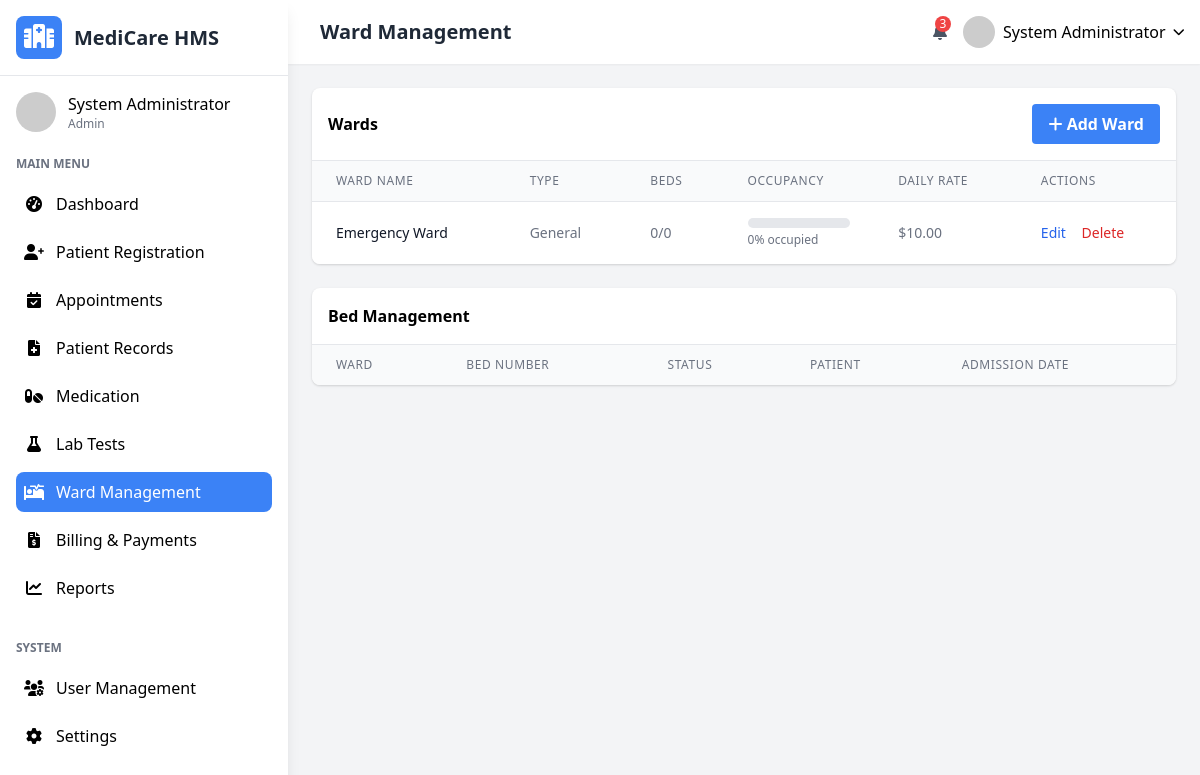
Screenshot of /wards.php (signed in) with the database file from the repository.
### tables this page shows
CREATE TABLE `users` (
  `user_id` int(11) NOT NULL,
  `username` varchar(50) NOT NULL,
  `password_hash` varchar(255) NOT NULL,
  `email` varchar(100) NOT NULL,
  `first_name` varchar(50) NOT NULL,
  `last_name` varchar(50) NOT NULL,
  `role` enum('admin','doctor','nurse','receptionist','lab_technician','pharmacist') NOT NULL,
  `specialization` varchar(100) DEFAULT NULL,
  `phone` varchar(20) DEFAULT NULL,
  `address` text DEFAULT NULL,
  `hire_date` date DEFAULT NULL,
  `status` enum('active','inactive','on_leave') DEFAULT 'active',
  `created_at` timestamp NOT NULL DEFAULT current_timestamp(),
  `updated_at` timestamp NOT NULL DEFAULT current_timestamp() ON UPDATE current_timestamp()
);

CREATE TABLE `wards` (
  `ward_id` int(11) NOT NULL,
  `ward_name` varchar(50) NOT NULL,
  `ward_type` enum('general','icu','maternity','pediatric','surgical') NOT NULL,
  `capacity` int(11) NOT NULL,
  `current_occupancy` int(11) DEFAULT 0,
  `charge_per_day` decimal(10,2) NOT NULL
);

### wards.php (the view, shortened to what the rows shown need)
<?php
$page_title = "Ward Management";
require_once 'includes/header.php';
$settings = [];
$default_settings = [
    'hospital_name' => 'MediCare Hospital',
    'hospital_address' => '123 Medical Drive, Lusaka, Zambia',
    'hospital_phone' => '+260 211 123456',
    'hospital_email' => 'info@medicare.com',
    'currency_symbol' => '$',
    'date_format' => 'Y-m-d',
    'time_format' => 'H:i',
    'records_per_page' => '10',
    'enable_sms_notifications' => '1',
    'enable_email_notifications' => '1'
];
$settings = array_merge($default_settings, $settings);
function format_currency($amount, $symbol) {
    return $symbol . number_format($amount, 2);
}
$editing = false;
$ward = null;
?>
<?php if ($editing): ?>
<div class="bg-white rounded-lg shadow p-6 mb-6">
    <h3 class="font-semibold text-lg mb-4"><?php echo isset($_GET['edit']) ? 'Edit Ward' : 'Add New Ward'; ?></h3>
    <form method="POST" action="">
        <div class="grid grid-cols-1 md:grid-cols-2 gap-4">
            <div>
                <label class="block text-gray-700 text-sm font-bold mb-2" for="ward_name">Ward Name</label>
                <input class="shadow appearance-none border rounded w-full py-2 px-3 text-gray-700 leading-tight focus:outline-none focus:shadow-outline"
                    id="ward_name" name="ward_name" type="text" placeholder="Ward name"
                    value="<?php echo htmlspecialchars($ward['ward_name'] ?? ''); ?>" required>
            </div>
            <div>
                <label class="block text-gray-700 text-sm font-bold mb-2" for="ward_type">Ward Type</label>
                <select class="shadow appearance-none border rounded w-full py-2 px-3 text-gray-700 leading-tight focus:outline-none focus:shadow-outline"
                    id="ward_type" name="ward_type" required>
                    <option value="general" <?php echo (isset($ward['ward_type']) && $ward['ward_type'] == 'general') ? 'selected' : ''; ?>>General</option>
                    <option value="icu" <?php echo (isset($ward['ward_type']) && $ward['ward_type'] == 'icu') ? 'selected' : ''; ?>>ICU</option>
                    <option value="maternity" <?php echo (isset($ward['ward_type']) && $ward['ward_type'] == 'maternity') ? 'selected' : ''; ?>>Maternity</option>
                    <option value="pediatric" <?php echo (isset($ward['ward_type']) && $ward['ward_type'] == 'pediatric') ? 'selected' : ''; ?>>Pediatric</option>
                    <option value="surgical" <?php echo (isset($ward['ward_type']) && $ward['ward_type'] == 'surgical') ? 'selected' : ''; ?>>Surgical</option>
                </select>
            </div>
            <div>
                <label class="block text-gray-700 text-sm font-bold mb-2" for="capacity">Capacity</label>
                <input class="shadow appearance-none border rounded w-full py-2 px-3 text-gray-700 leading-tight focus:outline-none focus:shadow-outline"
                    id="capacity" name="capacity" type="number" min="1" placeholder="Number of beds"
                    value="<?php echo htmlspecialchars($ward['capacity'] ?? 10); ?>" required>
            </div>
            <div>
                <label class="block text-gray-700 text-sm font-bold mb-2" for="charge_per_day">Charge per Day</label>
                <input class="shadow appearance-none border rounded w-full py-2 px-3 text-gray-700 leading-tight focus:outline-none focus:shadow-outline"
                    id="charge_per_day" name="charge_per_day" type="number" step="0.01" min="0" placeholder="0.00"
                    value="<?php echo htmlspecialchars($ward['charge_per_day'] ?? ''); ?>" required>
            </div>
        </div>
        <div class="mt-6 flex justify-end space-x-4">
            <a href="wards.php" class="bg-gray-500 hover:bg-gray-600 text-white font-bold py-2 px-4 rounded focus:outline-none focus:shadow-outline">
                Cancel
            </a>
            <?php if (isset($_GET['edit'])): ?>
                <input type="hidden" name="ward_id" value="<?php echo $ward['ward_id']; ?>">
                <button type="submit" name="update_ward" class="bg-blue-500 hover:bg-blue-600 text-white font-bold py-2 px-4 rounded focus:outline-none focus:shadow-outline">
                    Update Ward
                </button>
            <?php else: ?>
                <button type="submit" name="add_ward" class="bg-blue-500 hover:bg-blue-600 text-white font-bold py-2 px-4 rounded focus:outline-none focus:shadow-outline">
                    Add Ward
                </button>
            <?php endif; ?>
        </div>
    </form>
</div>
<?php else: ?>
<div class="bg-white rounded-lg shadow overflow-hidden">
    <div class="overflow-x-auto">
        <table class="min-w-full divide-y divide-gray-200">
            <thead class="bg-gray-50">
                <tr>
                    <th class="px-6 py-3 text-left text-xs font-medium text-gray-500 uppercase tracking-wider">Ward Name</th>
                    <th class="px-6 py-3 text-left text-xs font-medium text-gray-500 uppercase tracking-wider">Type</th>
                    <th class="px-6 py-3 text-left text-xs font-medium text-gray-500 uppercase tracking-wider">Beds</th>
                    <th class="px-6 py-3 text-left text-xs font-medium text-gray-500 uppercase tracking-wider">Occupancy</th>
                    <th class="px-6 py-3 text-left text-xs font-medium text-gray-500 uppercase tracking-wider">Daily Rate</th>
                    <th class="px-6 py-3 text-left text-xs font-medium text-gray-500 uppercase tracking-wider">Actions</th>
                </tr>
            </thead>
            <tbody class="bg-white divide-y divide-gray-200">
                <?php
                $wards = $conn->query("
                    SELECT w.*,
                           COUNT(b.bed_id) as total_beds,
                           SUM(CASE WHEN b.status = 'occupied' THEN 1 ELSE 0 END) as occupied_beds
                    FROM wards w
                    LEFT JOIN beds b ON w.ward_id = b.ward_id
                    GROUP BY w.ward_id
                    ORDER BY w.ward_name
                ");
                while ($ward = $wards->fetch_assoc()):
                    $occupancy = $ward['total_beds'] > 0 ? round(($ward['occupied_beds'] / $ward['total_beds']) * 100) : 0;
                ?>
                <tr class="hover:bg-gray-50">
                    <td class="px-6 py-4 whitespace-nowrap">
                        <div class="text-sm font-medium text-gray-900"><?php echo htmlspecialchars($ward['ward_name']); ?></div>
                    </td>
                    <td class="px-6 py-4 whitespace-nowrap text-sm text-gray-500">
                        <?php echo ucfirst($ward['ward_type']); ?>
                    </td>
                    <td class="px-6 py-4 whitespace-nowrap text-sm text-gray-500">
                        <?php echo $ward['occupied_beds']; ?>/<?php echo $ward['total_beds']; ?>
                    </td>
                    <td class="px-6 py-4 whitespace-nowrap">
                        <div class="w-full bg-gray-200 rounded-full h-2.5">
                        </div>
                        <div class="text-xs text-gray-500 mt-1"><?php echo $occupancy; ?>% occupied</div>
                    </td>
                    <td class="px-6 py-4 whitespace-nowrap text-sm text-gray-500">
                        <?php echo format_currency($ward['charge_per_day'], $settings['currency_symbol']); ?>
                    </td>
                    <td class="px-6 py-4 whitespace-nowrap text-sm font-medium">
                        <a href="wards.php?edit=<?php echo $ward['ward_id']; ?>" class="text-blue-600 hover:text-blue-900 mr-3">Edit</a>
                        <a href="wards.php?delete=<?php echo $ward['ward_id']; ?>" class="text-red-600 hover:text-red-900" onclick="return confirm('Are you sure you want to delete this ward?');">Delete</a>
                    </td>
                </tr>
                <?php endwhile; ?>
            </tbody>
        </table>
    </div>
</div>
<div class="bg-white rounded-lg shadow overflow-hidden mt-6">
    <div class="overflow-x-auto">
        <table class="min-w-full divide-y divide-gray-200">
            <thead class="bg-gray-50">
                <tr>
                    <th class="px-6 py-3 text-left text-xs font-medium text-gray-500 uppercase tracking-wider">Ward</th>
                    <th class="px-6 py-3 text-left text-xs font-medium text-gray-500 uppercase tracking-wider">Bed Number</th>
                    <th class="px-6 py-3 text-left text-xs font-medium text-gray-500 uppercase tracking-wider">Status</th>
                    <th class="px-6 py-3 text-left text-xs font-medium text-gray-500 uppercase tracking-wider">Patient</th>
                    <th class="px-6 py-3 text-left text-xs font-medium text-gray-500 uppercase tracking-wider">Admission Date</th>
                </tr>
            </thead>
        </table>
    </div>
</div>
<?php endif; ?>
<?php require_once 'includes/footer.php'; ?>

### includes/header.php (shortened to what the rows shown need)
<?php
require_once 'config.php';
$user_id = $_SESSION['user_id'];
$user_query = $conn->prepare("SELECT * FROM users WHERE user_id = ?");
$user_query->bind_param("i", $user_id);
$user_query->execute();
$user_result = $user_query->get_result();
$user = $user_result->fetch_assoc();
?>
<!DOCTYPE html>
<html lang="en">
<head>
    <link href="https://cdn.jsdelivr.net/npm/tailwindcss@2.2.19/dist/tailwind.min.css" rel="stylesheet">
    <link rel="stylesheet" href="https://cdnjs.cloudflare.com/ajax/libs/font-awesome/6.0.0-beta3/css/all.min.css">
</head>
<body class="bg-gray-100 font-sans">
    <div class="flex h-screen overflow-hidden">
        <?php include 'includes/sidebar.php'; ?>
        <div class="flex-1 overflow-y-auto main-content md:ml-64 lg:ml-72">
            <header class="bg-white shadow-sm p-4 flex justify-between items-center sticky top-0 z-10">
                <div class="flex items-center space-x-4">
                    <h2 class="text-xl font-semibold text-gray-800"><?php echo isset($page_title) ? $page_title : 'Dashboard'; ?></h2>
                </div>
                <div class="flex items-center space-x-4">
                    <div class="relative">
                        <button id="userMenuButton" class="flex items-center space-x-2 focus:outline-none">
                            <img src="https://randomuser.me/api/portraits/lego/5.jpg" alt="User" class="w-8 h-8 rounded-full">
                            <span class="hidden md:inline"><?php echo htmlspecialchars($user['first_name'] . ' ' . $user['last_name']); ?></span>
                            <i class="fas fa-chevron-down text-xs"></i>
                        </button>
                    </div>
                </div>
            </header>
            <main class="p-6">

### includes/sidebar.php (shortened to what the rows shown need)
<div class="sidebar bg-white w-64 md:w-72 shadow-lg fixed h-full overflow-y-auto transform -translate-x-full md:translate-x-0 transition-transform duration-300 ease-in-out z-20">
    <div class="p-4 flex items-center justify-between border-b">
        <div class="flex items-center space-x-3">
            <h1 class="text-xl font-bold text-gray-800">MediCare HMS</h1>
        </div>
    </div>
    <div class="p-4">
        <div class="flex items-center space-x-3 mb-6">
            <div>
                <p class="font-medium"><?php echo htmlspecialchars($user['first_name'] . ' ' . $user['last_name']); ?></p>
                <p class="text-xs text-gray-500"><?php echo ucfirst($user['role']); ?></p>
            </div>
        </div>
    </div>
</div>

### rows the page displays
users: first_name+last_name "System Administrator", role "Admin"
wards: ward_name "Emergency Ward", ward_type "General", occupied_beds "0", total_beds "0", occupancy "0", charge_per_day "$10.00"

### other values shown
$page_title "Ward Management"
